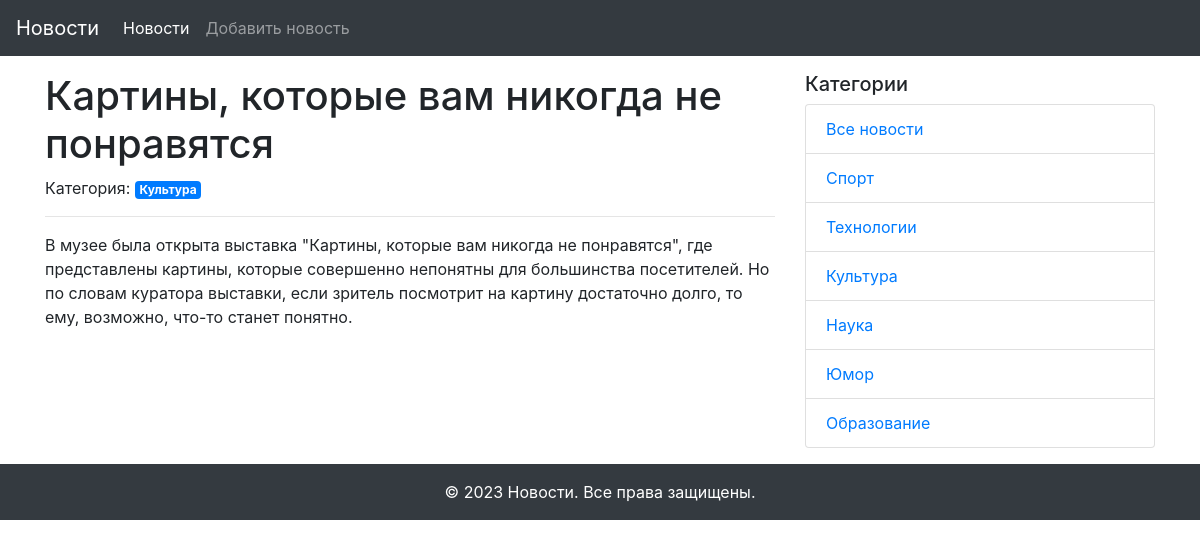
Page /news_detail/2 on the committed database.
### models.py (models this page shows, shortened)
class News(db.Model):
    id = db.Column(db.Integer, primary_key=True)
    title = db.Column(db.String(255), unique=True, nullable=False)
    text = db.Column(db.Text, nullable=False)
    created_date = db.Column(db.DateTime, default=datetime.utcnow)
    category_id = db.Column(db.Integer, db.ForeignKey('category.id'), nullable=True)
    category = db.relationship('Category', back_populates='news')

class Category(db.Model):
    id = db.Column(db.Integer, primary_key=True)
    title = db.Column(db.String(255), nullable=False)
    news = db.relationship('News', back_populates='category')

### views.py (the view)
@app.route('/news_detail/<int:id>')
def news_detail(id):
    news = News.query.get(id)
    categories = Category.query.all()
    return render_template('news_detail.html',
                           news=news,
                           categories=categories)

### templates/news_detail.html (shortened to what this page needs)
{% extends "base.html" %}
{% block content %}
  <h1>{{ news.title }}</h1>
  {% if news.category %}
    <span>Категория: <a href="{{ url_for('news_in_category', id=news.category.id) }}" class="badge badge-primary">{{ news.category.title }}</a></span>
  {% endif %}
  <hr>
  <p>{{ news.text }}</p>
{% endblock content %}

### templates/side_navigation.html
<div class="col-md-4">
  <h5>Категории</h5>
  <ul class="list-group">
    <li class="list-group-item"><a href="{{ url_for('index') }}">Все новости</a></li>
    {% for category in categories %}
      <li class="list-group-item"><a href="{{ url_for('news_in_category', id=category.id) }}">{{ category.title }}</a></li>
    {% endfor %}
  </ul>
</div>

### rows in the picture
News: title "Картины, которые вам никогда не понравятся", text "В музее была открыта выставка \"Картины, которые вам никогда не понравятся\", где представлены картины, которые совершенно непонятны для большинства посетителей. Но по словам куратора выставки, если зритель посмотрит на картину достаточно долго, то ему, возможно, что-то станет понятно."
Category: category "Культура", title "Культура"
Category: title "Спорт"
Category: title "Технологии"
Category: title "Наука"
Category: title "Юмор"
Category: title "Образование"
